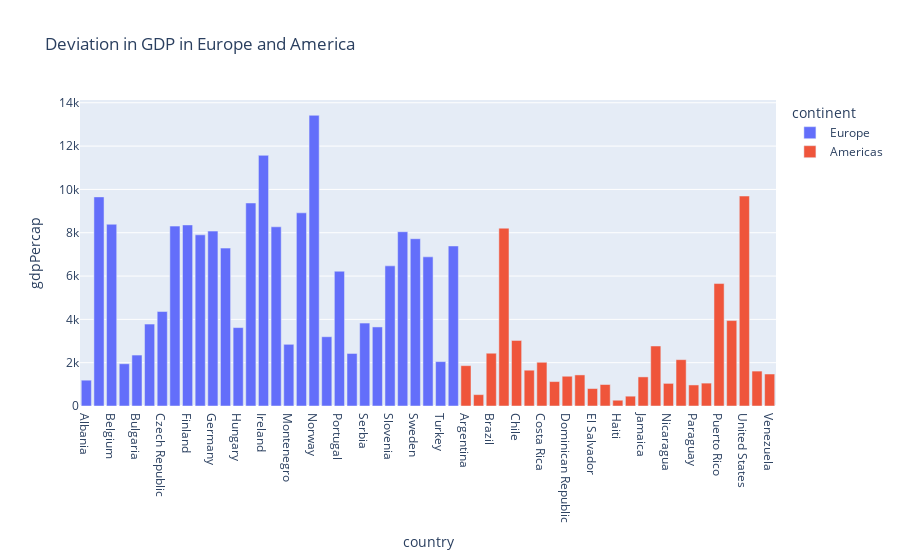

This figure's notebook cell:
### Code cell
fig = px.bar(df_europe_america_std, x='country', y='gdpPercap',
             hover_data=['gdpPercap','country'], 
             color='continent',title="Deviation in GDP in Europe and America"
             )
fig.show()

### Figure 1 — Plotly figure (JSON) as saved in the notebook; plotly's stock layout.template omitted (floating-point values rounded to 4 significant figures)
{"data": [{"alignmentgroup": "True", "hovertemplate": "continent=Europe<br>country=%{x}<br>gdpPercap=%{y}<extra></extra>", "legendgroup": "Europe", "marker": {"color": "#636efa"}, "name": "Europe", "offsetgroup": "Europe", "orientation": "v", "showlegend": true, "textposition": "auto", "type": "bar", "x": ["Albania", "Austria", "Belgium", "Bosnia and Herzegovina", "Bulgaria", "Croatia", "Czech Republic", "Denmark", "Finland", "France", "Germany", "Greece", "Hungary", "Iceland", "Ireland", "Italy", "Montenegro", "Netherlands", "Norway", "Poland", "Portugal", "Romania", "Serbia", "Slovak Republic", "Slovenia", "Spain", "Sweden", "Switzerland", "Turkey", "United Kingdom"], "xaxis": "x", "y": [1192.0, 9655.0, 8391.0, 1951.0, 2352.0, 3784.0, 4362.0, 8305.0, 8360.0, 7903.0, 8076.0, 7290.0, 3620.0, 9373.0, 11570.0, 8274.0, 2849.0, 8919.0, 13420.0, 3198.0, 6223.0, 2426.0, 3830.0, 3650.0, 6470.0, 8047.0, 7723.0, 6886.0, 2050.0, 7388.0], "yaxis": "y"}, {"alignmentgroup": "True", "hovertemplate": "continent=Americas<br>country=%{x}<br>gdpPercap=%{y}<extra></extra>", "legendgroup": "Americas", "marker": {"color": "#EF553B"}, "name": "Americas", "offsetgroup": "Americas", "orientation": "v", "showlegend": true, "textposition": "auto", "type": "bar", "x": ["Argentina", "Bolivia", "Brazil", "Canada", "Chile", "Colombia", "Costa Rica", "Cuba", "Dominican Republic", "Ecuador", "El Salvador", "Guatemala", "Haiti", "Honduras", "Jamaica", "Mexico", "Nicaragua", "Panama", "Paraguay", "Peru", "Puerto Rico", "Trinidad and Tobago", "United States", "Uruguay", "Venezuela"], "xaxis": "x", "y": [1863.0, 524.7, 2436.0, 8210.0, 3026.0, 1653.0, 2019.0, 1128.0, 1374.0, 1435.0, 804.7, 992.2, 266.4, 453.6, 1343.0, 2771.0, 1045.0, 2139.0, 971.5, 1057.0, 5653.0, 3944.0, 9695.0, 1612.0, 1476.0], "yaxis": "y"}], "layout": {"barmode": "relative", "legend": {"title": {"text": "continent"}, "tracegroupgap": 0}, "title": {"text": "Deviation in GDP in Europe and America"}, "xaxis": {"anchor": "y", "domain": [0, 1], "title": {"text": "country"}}, "yaxis": {"anchor": "x", "domain": [0, 1], "title": {"text": "gdpPercap"}}}}
